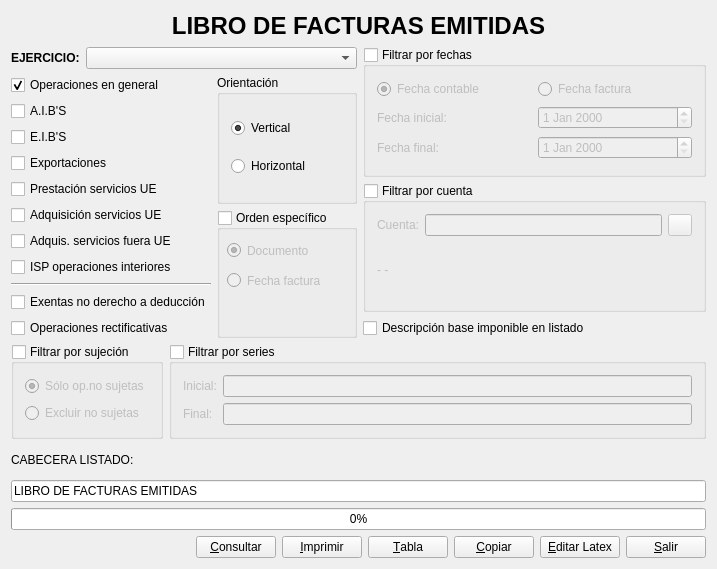
<?xml version="1.0" encoding="UTF-8"?>
<ui version="4.0">
 <author>José Manuel Díez Botella</author>
 <class>libro_emitidas</class>
 <widget class="QDialog" name="libro_emitidas">
  <property name="geometry">
   <rect>
    <x>0</x>
    <y>0</y>
    <width>717</width>
    <height>569</height>
   </rect>
  </property>
  <property name="windowTitle">
   <string>Libro de Facturas Emitidas</string>
  </property>
  <layout class="QVBoxLayout" name="verticalLayout_6">
   <item>
    <widget class="QLabel" name="label">
     <property name="font">
      <font>
       <pointsize>18</pointsize>
       <weight>75</weight>
       <bold>true</bold>
      </font>
     </property>
     <property name="text">
      <string>LIBRO DE FACTURAS EMITIDAS</string>
     </property>
     <property name="alignment">
      <set>Qt::AlignCenter</set>
     </property>
    </widget>
   </item>
   <item>
    <layout class="QHBoxLayout" name="horizontalLayout_6">
     <item>
      <layout class="QVBoxLayout" name="verticalLayout_5">
       <item>
        <layout class="QHBoxLayout">
         <property name="spacing">
          <number>6</number>
         </property>
         <property name="leftMargin">
          <number>0</number>
         </property>
         <property name="topMargin">
          <number>0</number>
         </property>
         <property name="rightMargin">
          <number>0</number>
         </property>
         <property name="bottomMargin">
          <number>0</number>
         </property>
         <item>
          <widget class="QLabel" name="textLabel1">
           <property name="sizePolicy">
            <sizepolicy hsizetype="Fixed" vsizetype="Preferred">
             <horstretch>0</horstretch>
             <verstretch>0</verstretch>
            </sizepolicy>
           </property>
           <property name="text">
            <string>&lt;b&gt;EJERCICIO:&lt;/b&gt;</string>
           </property>
           <property name="wordWrap">
            <bool>false</bool>
           </property>
          </widget>
         </item>
         <item>
          <widget class="QComboBox" name="ejerciciocomboBox"/>
         </item>
        </layout>
       </item>
       <item>
        <layout class="QHBoxLayout" name="horizontalLayout_5">
         <item>
          <layout class="QVBoxLayout">
           <item>
            <widget class="QCheckBox" name="interiorescheckBox">
             <property name="text">
              <string>Operaciones en general</string>
             </property>
             <property name="checked">
              <bool>true</bool>
             </property>
            </widget>
           </item>
           <item>
            <widget class="QCheckBox" name="aibcheckBox">
             <property name="text">
              <string>A.I.B'S</string>
             </property>
            </widget>
           </item>
           <item>
            <widget class="QCheckBox" name="eibcheckBox">
             <property name="text">
              <string>E.I.B'S</string>
             </property>
            </widget>
           </item>
           <item>
            <widget class="QCheckBox" name="exportacionescheckBox">
             <property name="text">
              <string>Exportaciones</string>
             </property>
            </widget>
           </item>
           <item>
            <widget class="QCheckBox" name="prestserviciosuecheckBox">
             <property name="text">
              <string>Prestación servicios UE</string>
             </property>
            </widget>
           </item>
           <item>
            <widget class="QCheckBox" name="autofacturascheckBox">
             <property name="text">
              <string>Adquisición servicios UE</string>
             </property>
            </widget>
           </item>
           <item>
            <widget class="QCheckBox" name="autofacturasnouecheckBox">
             <property name="text">
              <string>Adquis. servicios fuera UE</string>
             </property>
            </widget>
           </item>
           <item>
            <widget class="QCheckBox" name="isp_op_interiorescheckBox">
             <property name="text">
              <string>ISP operaciones interiores</string>
             </property>
            </widget>
           </item>
           <item>
            <widget class="Line" name="line">
             <property name="orientation">
              <enum>Qt::Horizontal</enum>
             </property>
            </widget>
           </item>
           <item>
            <widget class="QCheckBox" name="exentas_no_deduccioncheckBox">
             <property name="text">
              <string>Exentas no derecho a deducción</string>
             </property>
            </widget>
           </item>
           <item>
            <widget class="QCheckBox" name="rectificativascheckBox">
             <property name="text">
              <string>Operaciones rectificativas</string>
             </property>
            </widget>
           </item>
          </layout>
         </item>
         <item>
          <layout class="QVBoxLayout" name="verticalLayout_2">
           <item>
            <widget class="QGroupBox" name="groupBox">
             <property name="sizePolicy">
              <sizepolicy hsizetype="Preferred" vsizetype="Preferred">
               <horstretch>0</horstretch>
               <verstretch>0</verstretch>
              </sizepolicy>
             </property>
             <property name="title">
              <string>Orientación</string>
             </property>
             <layout class="QVBoxLayout" name="verticalLayout">
              <item>
               <widget class="QRadioButton" name="verticalradioButton">
                <property name="text">
                 <string>Vertical</string>
                </property>
                <property name="checked">
                 <bool>true</bool>
                </property>
               </widget>
              </item>
              <item>
               <widget class="QRadioButton" name="horizontalradioButton">
                <property name="text">
                 <string>Horizontal</string>
                </property>
               </widget>
              </item>
             </layout>
            </widget>
           </item>
           <item>
            <widget class="QGroupBox" name="ordengroupBox">
             <property name="title">
              <string>Orden específico</string>
             </property>
             <property name="checkable">
              <bool>true</bool>
             </property>
             <property name="checked">
              <bool>false</bool>
             </property>
             <widget class="QRadioButton" name="ordendocradioButton">
              <property name="geometry">
               <rect>
                <x>10</x>
                <y>30</y>
                <width>100</width>
                <height>21</height>
               </rect>
              </property>
              <property name="text">
               <string>Documento</string>
              </property>
              <property name="checked">
               <bool>true</bool>
              </property>
             </widget>
             <widget class="QRadioButton" name="ordenfechafacradioButton">
              <property name="geometry">
               <rect>
                <x>10</x>
                <y>60</y>
                <width>100</width>
                <height>21</height>
               </rect>
              </property>
              <property name="text">
               <string>Fecha factura</string>
              </property>
             </widget>
            </widget>
           </item>
          </layout>
         </item>
        </layout>
       </item>
      </layout>
     </item>
     <item>
      <layout class="QVBoxLayout" name="verticalLayout_3">
       <item>
        <widget class="QGroupBox" name="fechasgroupBox">
         <property name="title">
          <string>Filtrar por fechas</string>
         </property>
         <property name="checkable">
          <bool>true</bool>
         </property>
         <property name="checked">
          <bool>false</bool>
         </property>
         <layout class="QVBoxLayout" name="verticalLayout_4">
          <item>
           <layout class="QHBoxLayout" name="horizontalLayout_4">
            <item>
             <widget class="QRadioButton" name="fcontableradioButton">
              <property name="text">
               <string>Fecha contable</string>
              </property>
              <property name="checked">
               <bool>true</bool>
              </property>
             </widget>
            </item>
            <item>
             <widget class="QRadioButton" name="ffacturaradioButton">
              <property name="text">
               <string>Fecha factura</string>
              </property>
             </widget>
            </item>
           </layout>
          </item>
          <item>
           <layout class="QHBoxLayout" name="horizontalLayout_2">
            <item>
             <widget class="QLabel" name="label_3">
              <property name="text">
               <string>Fecha inicial:</string>
              </property>
             </widget>
            </item>
            <item>
             <widget class="QDateEdit" name="inicialdateEdit"/>
            </item>
           </layout>
          </item>
          <item>
           <layout class="QHBoxLayout" name="horizontalLayout_3">
            <item>
             <widget class="QLabel" name="label_4">
              <property name="text">
               <string>Fecha final:</string>
              </property>
             </widget>
            </item>
            <item>
             <widget class="QDateEdit" name="finaldateEdit"/>
            </item>
           </layout>
          </item>
         </layout>
        </widget>
       </item>
       <item>
        <widget class="QGroupBox" name="cuentagroupBox">
         <property name="title">
          <string>Filtrar por cuenta</string>
         </property>
         <property name="checkable">
          <bool>true</bool>
         </property>
         <property name="checked">
          <bool>false</bool>
         </property>
         <layout class="QVBoxLayout" name="verticalLayout_8">
          <item>
           <layout class="QHBoxLayout" name="horizontalLayout_7">
            <item>
             <widget class="QLabel" name="label_7">
              <property name="text">
               <string>Cuenta:</string>
              </property>
             </widget>
            </item>
            <item>
             <widget class="QLineEdit" name="cuentalineEdit"/>
            </item>
            <item>
             <widget class="QPushButton" name="codigopushButton">
              <property name="maximumSize">
               <size>
                <width>24</width>
                <height>22</height>
               </size>
              </property>
              <property name="text">
               <string/>
              </property>
              <property name="icon">
               <iconset resource="keme.qrc">
                <normaloff>:/iconos/graf/viewer.xpm</normaloff>:/iconos/graf/viewer.xpm</iconset>
              </property>
             </widget>
            </item>
           </layout>
          </item>
          <item>
           <widget class="QLabel" name="descripcuentalabel">
            <property name="text">
             <string>- -</string>
            </property>
           </widget>
          </item>
         </layout>
        </widget>
       </item>
       <item>
        <widget class="QCheckBox" name="bicheckBox">
         <property name="text">
          <string>Descripción base imponible en listado</string>
         </property>
        </widget>
       </item>
      </layout>
     </item>
    </layout>
   </item>
   <item>
    <layout class="QHBoxLayout" name="horizontalLayout">
     <item>
      <widget class="QGroupBox" name="sujeciongroupBox">
       <property name="title">
        <string>Filtrar por sujeción</string>
       </property>
       <property name="checkable">
        <bool>true</bool>
       </property>
       <property name="checked">
        <bool>false</bool>
       </property>
       <layout class="QVBoxLayout" name="verticalLayout_7">
        <item>
         <widget class="QRadioButton" name="solonosujetasradioButton">
          <property name="text">
           <string>Sólo op.no sujetas</string>
          </property>
          <property name="checked">
           <bool>true</bool>
          </property>
         </widget>
        </item>
        <item>
         <widget class="QRadioButton" name="excluirnosujetasradioButton">
          <property name="text">
           <string>Excluir no sujetas</string>
          </property>
         </widget>
        </item>
       </layout>
      </widget>
     </item>
     <item>
      <widget class="QGroupBox" name="seriesgroupBox">
       <property name="enabled">
        <bool>true</bool>
       </property>
       <property name="title">
        <string>Filtrar por series</string>
       </property>
       <property name="checkable">
        <bool>true</bool>
       </property>
       <property name="checked">
        <bool>false</bool>
       </property>
       <layout class="QGridLayout" name="gridLayout">
        <item row="0" column="0">
         <widget class="QLabel" name="label_5">
          <property name="text">
           <string>Inicial:</string>
          </property>
         </widget>
        </item>
        <item row="0" column="1">
         <widget class="QLineEdit" name="serieiniciallineEdit"/>
        </item>
        <item row="1" column="0">
         <widget class="QLabel" name="label_6">
          <property name="text">
           <string>Final:</string>
          </property>
         </widget>
        </item>
        <item row="1" column="1">
         <widget class="QLineEdit" name="seriefinallineEdit"/>
        </item>
       </layout>
      </widget>
     </item>
    </layout>
   </item>
   <item>
    <widget class="QLabel" name="label_2">
     <property name="text">
      <string>CABECERA LISTADO:</string>
     </property>
    </widget>
   </item>
   <item>
    <widget class="QLineEdit" name="cabeceralineEdit">
     <property name="text">
      <string>LIBRO DE FACTURAS EMITIDAS</string>
     </property>
    </widget>
   </item>
   <item>
    <widget class="QProgressBar" name="progressBar">
     <property name="value">
      <number>0</number>
     </property>
     <property name="orientation">
      <enum>Qt::Horizontal</enum>
     </property>
    </widget>
   </item>
   <item>
    <layout class="QHBoxLayout">
     <item>
      <spacer name="horizontalSpacer">
       <property name="orientation">
        <enum>Qt::Horizontal</enum>
       </property>
       <property name="sizeHint" stdset="0">
        <size>
         <width>40</width>
         <height>20</height>
        </size>
       </property>
      </spacer>
     </item>
     <item>
      <widget class="QPushButton" name="consultarpushButton">
       <property name="text">
        <string>&amp;Consultar</string>
       </property>
       <property name="icon">
        <iconset>
         <normaloff>:/graf/ghostview.xpm</normaloff>:/graf/ghostview.xpm</iconset>
       </property>
       <property name="shortcut">
        <string>Alt+C</string>
       </property>
      </widget>
     </item>
     <item>
      <widget class="QPushButton" name="imprimirpushButton">
       <property name="text">
        <string>&amp;Imprimir</string>
       </property>
       <property name="icon">
        <iconset>
         <normaloff>:/graf/printing.xpm</normaloff>:/graf/printing.xpm</iconset>
       </property>
       <property name="shortcut">
        <string>Alt+I</string>
       </property>
      </widget>
     </item>
     <item>
      <widget class="QPushButton" name="tablapushButton">
       <property name="text">
        <string>&amp;Tabla</string>
       </property>
       <property name="icon">
        <iconset>
         <normaloff>:/graf/pad.png</normaloff>:/graf/pad.png</iconset>
       </property>
      </widget>
     </item>
     <item>
      <widget class="QPushButton" name="copiarpushButton">
       <property name="text">
        <string>&amp;Copiar</string>
       </property>
       <property name="icon">
        <iconset>
         <normaloff>:/graf/Copy.png</normaloff>:/graf/Copy.png</iconset>
       </property>
      </widget>
     </item>
     <item>
      <widget class="QPushButton" name="latexpushButton">
       <property name="text">
        <string>&amp;Editar Latex</string>
       </property>
       <property name="icon">
        <iconset>
         <normaloff>:/graf/tex2.png</normaloff>:/graf/tex2.png</iconset>
       </property>
      </widget>
     </item>
     <item>
      <widget class="QPushButton" name="salirpushButton">
       <property name="text">
        <string>&amp;Salir</string>
       </property>
       <property name="icon">
        <iconset>
         <normaloff>:/graf/Door.png</normaloff>:/graf/Door.png</iconset>
       </property>
       <property name="shortcut">
        <string>Alt+S</string>
       </property>
      </widget>
     </item>
    </layout>
   </item>
  </layout>
 </widget>
 <layoutdefault spacing="6" margin="11"/>
 <tabstops>
  <tabstop>ejerciciocomboBox</tabstop>
  <tabstop>interiorescheckBox</tabstop>
  <tabstop>aibcheckBox</tabstop>
  <tabstop>eibcheckBox</tabstop>
  <tabstop>exportacionescheckBox</tabstop>
  <tabstop>prestserviciosuecheckBox</tabstop>
  <tabstop>autofacturascheckBox</tabstop>
  <tabstop>autofacturasnouecheckBox</tabstop>
  <tabstop>isp_op_interiorescheckBox</tabstop>
  <tabstop>exentas_no_deduccioncheckBox</tabstop>
  <tabstop>rectificativascheckBox</tabstop>
  <tabstop>sujeciongroupBox</tabstop>
  <tabstop>verticalradioButton</tabstop>
  <tabstop>horizontalradioButton</tabstop>
  <tabstop>ordengroupBox</tabstop>
  <tabstop>ordendocradioButton</tabstop>
  <tabstop>ordenfechafacradioButton</tabstop>
  <tabstop>fechasgroupBox</tabstop>
  <tabstop>fcontableradioButton</tabstop>
  <tabstop>ffacturaradioButton</tabstop>
  <tabstop>inicialdateEdit</tabstop>
  <tabstop>finaldateEdit</tabstop>
  <tabstop>bicheckBox</tabstop>
  <tabstop>seriesgroupBox</tabstop>
  <tabstop>solonosujetasradioButton</tabstop>
  <tabstop>serieiniciallineEdit</tabstop>
  <tabstop>excluirnosujetasradioButton</tabstop>
  <tabstop>seriefinallineEdit</tabstop>
  <tabstop>cabeceralineEdit</tabstop>
  <tabstop>consultarpushButton</tabstop>
  <tabstop>imprimirpushButton</tabstop>
  <tabstop>tablapushButton</tabstop>
  <tabstop>copiarpushButton</tabstop>
  <tabstop>latexpushButton</tabstop>
  <tabstop>salirpushButton</tabstop>
 </tabstops>
 <resources>
  <include location="keme.qrc"/>
 </resources>
 <connections>
  <connection>
   <sender>salirpushButton</sender>
   <signal>clicked()</signal>
   <receiver>libro_emitidas</receiver>
   <slot>accept()</slot>
   <hints>
    <hint type="sourcelabel">
     <x>20</x>
     <y>20</y>
    </hint>
    <hint type="destinationlabel">
     <x>20</x>
     <y>20</y>
    </hint>
   </hints>
  </connection>
 </connections>
</ui>
